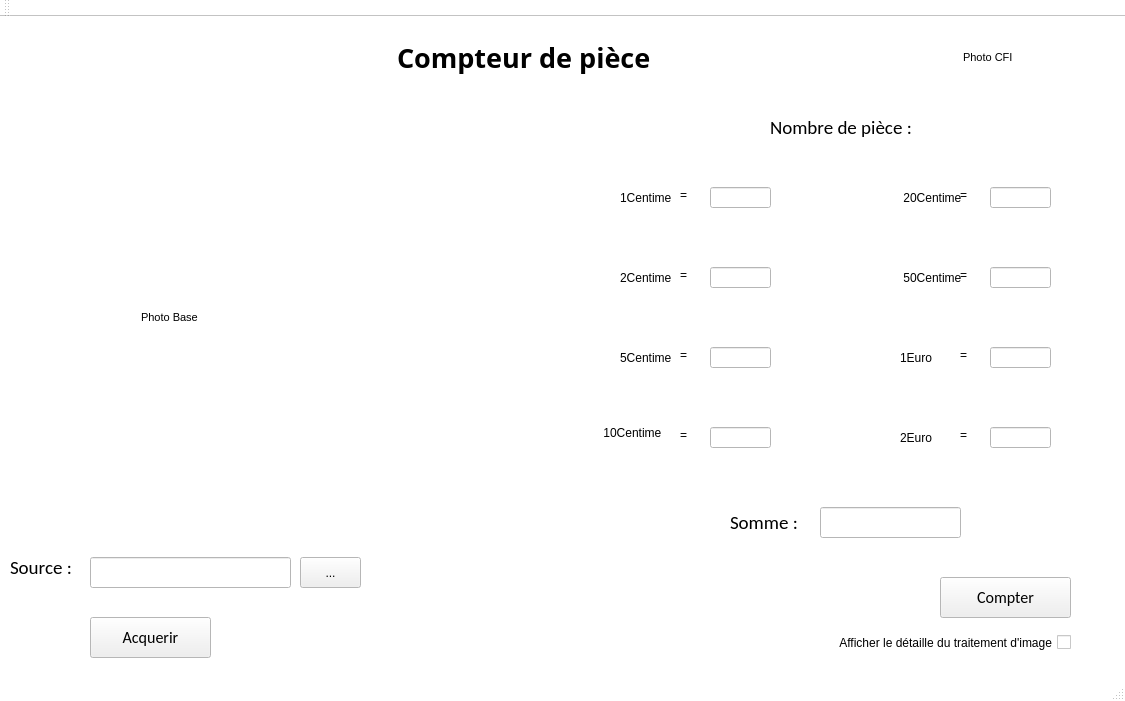
<?xml version="1.0" encoding="UTF-8"?>
<ui version="4.0">
 <class>MainWindow</class>
 <widget class="QMainWindow" name="MainWindow">
  <property name="geometry">
   <rect>
    <x>0</x>
    <y>0</y>
    <width>1125</width>
    <height>701</height>
   </rect>
  </property>
  <property name="palette">
   <palette>
    <active>
     <colorrole role="Base">
      <brush brushstyle="SolidPattern">
       <color alpha="255">
        <red>255</red>
        <green>255</green>
        <blue>255</blue>
       </color>
      </brush>
     </colorrole>
     <colorrole role="Window">
      <brush brushstyle="SolidPattern">
       <color alpha="255">
        <red>255</red>
        <green>255</green>
        <blue>255</blue>
       </color>
      </brush>
     </colorrole>
    </active>
    <inactive>
     <colorrole role="Base">
      <brush brushstyle="SolidPattern">
       <color alpha="255">
        <red>255</red>
        <green>255</green>
        <blue>255</blue>
       </color>
      </brush>
     </colorrole>
     <colorrole role="Window">
      <brush brushstyle="SolidPattern">
       <color alpha="255">
        <red>255</red>
        <green>255</green>
        <blue>255</blue>
       </color>
      </brush>
     </colorrole>
    </inactive>
    <disabled>
     <colorrole role="Base">
      <brush brushstyle="SolidPattern">
       <color alpha="255">
        <red>255</red>
        <green>255</green>
        <blue>255</blue>
       </color>
      </brush>
     </colorrole>
     <colorrole role="Window">
      <brush brushstyle="SolidPattern">
       <color alpha="255">
        <red>255</red>
        <green>255</green>
        <blue>255</blue>
       </color>
      </brush>
     </colorrole>
    </disabled>
   </palette>
  </property>
  <property name="windowTitle">
   <string>MainWindow</string>
  </property>
  <widget class="QWidget" name="centralWidget">
   <widget class="QLabel" name="label">
    <property name="geometry">
     <rect>
      <x>390</x>
      <y>20</y>
      <width>451</width>
      <height>41</height>
     </rect>
    </property>
    <property name="palette">
     <palette>
      <active>
       <colorrole role="Text">
        <brush brushstyle="SolidPattern">
         <color alpha="255">
          <red>0</red>
          <green>0</green>
          <blue>255</blue>
         </color>
        </brush>
       </colorrole>
      </active>
      <inactive>
       <colorrole role="Text">
        <brush brushstyle="SolidPattern">
         <color alpha="255">
          <red>0</red>
          <green>0</green>
          <blue>255</blue>
         </color>
        </brush>
       </colorrole>
      </inactive>
      <disabled>
       <colorrole role="Text">
        <brush brushstyle="SolidPattern">
         <color alpha="255">
          <red>120</red>
          <green>120</green>
          <blue>120</blue>
         </color>
        </brush>
       </colorrole>
      </disabled>
     </palette>
    </property>
    <property name="font">
     <font>
      <family>Source Code Pro</family>
      <pointsize>20</pointsize>
      <weight>75</weight>
      <italic>false</italic>
      <bold>true</bold>
     </font>
    </property>
    <property name="text">
     <string> Compteur de pièce</string>
    </property>
   </widget>
   <widget class="QLabel" name="lPhotoBase">
    <property name="geometry">
     <rect>
      <x>10</x>
      <y>110</y>
      <width>511</width>
      <height>381</height>
     </rect>
    </property>
    <property name="font">
     <font>
      <pointsize>8</pointsize>
     </font>
    </property>
    <property name="text">
     <string>                                           Photo Base</string>
    </property>
   </widget>
   <widget class="QPushButton" name="pbAcquerir">
    <property name="geometry">
     <rect>
      <x>90</x>
      <y>600</y>
      <width>121</width>
      <height>41</height>
     </rect>
    </property>
    <property name="font">
     <font>
      <family>Calibri</family>
      <pointsize>12</pointsize>
     </font>
    </property>
    <property name="text">
     <string>Acquerir</string>
    </property>
   </widget>
   <widget class="QToolButton" name="tbSource">
    <property name="geometry">
     <rect>
      <x>300</x>
      <y>540</y>
      <width>61</width>
      <height>31</height>
     </rect>
    </property>
    <property name="text">
     <string>...</string>
    </property>
   </widget>
   <widget class="QLineEdit" name="leSource">
    <property name="geometry">
     <rect>
      <x>90</x>
      <y>540</y>
      <width>201</width>
      <height>31</height>
     </rect>
    </property>
   </widget>
   <widget class="QLabel" name="label_2">
    <property name="geometry">
     <rect>
      <x>10</x>
      <y>530</y>
      <width>81</width>
      <height>41</height>
     </rect>
    </property>
    <property name="font">
     <font>
      <family>Calibri</family>
      <pointsize>14</pointsize>
     </font>
    </property>
    <property name="text">
     <string>Source :</string>
    </property>
   </widget>
   <widget class="QLabel" name="label_3">
    <property name="geometry">
     <rect>
      <x>680</x>
      <y>170</y>
      <width>31</width>
      <height>16</height>
     </rect>
    </property>
    <property name="text">
     <string>=</string>
    </property>
   </widget>
   <widget class="QLabel" name="label_4">
    <property name="geometry">
     <rect>
      <x>680</x>
      <y>250</y>
      <width>31</width>
      <height>16</height>
     </rect>
    </property>
    <property name="text">
     <string>=</string>
    </property>
   </widget>
   <widget class="QLabel" name="label_5">
    <property name="geometry">
     <rect>
      <x>680</x>
      <y>330</y>
      <width>31</width>
      <height>16</height>
     </rect>
    </property>
    <property name="text">
     <string>=</string>
    </property>
   </widget>
   <widget class="QLabel" name="label_6">
    <property name="geometry">
     <rect>
      <x>680</x>
      <y>410</y>
      <width>31</width>
      <height>16</height>
     </rect>
    </property>
    <property name="text">
     <string>=</string>
    </property>
   </widget>
   <widget class="QLabel" name="label_8">
    <property name="geometry">
     <rect>
      <x>770</x>
      <y>90</y>
      <width>211</width>
      <height>41</height>
     </rect>
    </property>
    <property name="font">
     <font>
      <family>Calibri</family>
      <pointsize>14</pointsize>
     </font>
    </property>
    <property name="text">
     <string>Nombre de pièce :</string>
    </property>
   </widget>
   <widget class="QLineEdit" name="lineEdit">
    <property name="geometry">
     <rect>
      <x>710</x>
      <y>170</y>
      <width>61</width>
      <height>21</height>
     </rect>
    </property>
    <property name="readOnly">
     <bool>true</bool>
    </property>
   </widget>
   <widget class="QPushButton" name="pbCompter">
    <property name="geometry">
     <rect>
      <x>940</x>
      <y>560</y>
      <width>131</width>
      <height>41</height>
     </rect>
    </property>
    <property name="font">
     <font>
      <family>Calibri</family>
      <pointsize>12</pointsize>
     </font>
    </property>
    <property name="text">
     <string>Compter</string>
    </property>
   </widget>
   <widget class="QLineEdit" name="lineEdit_2">
    <property name="geometry">
     <rect>
      <x>710</x>
      <y>250</y>
      <width>61</width>
      <height>21</height>
     </rect>
    </property>
    <property name="readOnly">
     <bool>true</bool>
    </property>
   </widget>
   <widget class="QLineEdit" name="lineEdit_3">
    <property name="geometry">
     <rect>
      <x>710</x>
      <y>330</y>
      <width>61</width>
      <height>21</height>
     </rect>
    </property>
    <property name="readOnly">
     <bool>true</bool>
    </property>
   </widget>
   <widget class="QLineEdit" name="lineEdit_4">
    <property name="geometry">
     <rect>
      <x>710</x>
      <y>410</y>
      <width>61</width>
      <height>21</height>
     </rect>
    </property>
    <property name="readOnly">
     <bool>true</bool>
    </property>
   </widget>
   <widget class="QLabel" name="label_9">
    <property name="geometry">
     <rect>
      <x>960</x>
      <y>170</y>
      <width>31</width>
      <height>16</height>
     </rect>
    </property>
    <property name="text">
     <string>=</string>
    </property>
   </widget>
   <widget class="QLabel" name="label_10">
    <property name="geometry">
     <rect>
      <x>960</x>
      <y>410</y>
      <width>31</width>
      <height>16</height>
     </rect>
    </property>
    <property name="text">
     <string>=</string>
    </property>
   </widget>
   <widget class="QLineEdit" name="lineEdit_7">
    <property name="geometry">
     <rect>
      <x>990</x>
      <y>250</y>
      <width>61</width>
      <height>21</height>
     </rect>
    </property>
    <property name="readOnly">
     <bool>true</bool>
    </property>
   </widget>
   <widget class="QLineEdit" name="lineEdit_8">
    <property name="geometry">
     <rect>
      <x>990</x>
      <y>330</y>
      <width>61</width>
      <height>21</height>
     </rect>
    </property>
    <property name="readOnly">
     <bool>true</bool>
    </property>
   </widget>
   <widget class="QLabel" name="label_12">
    <property name="geometry">
     <rect>
      <x>960</x>
      <y>330</y>
      <width>31</width>
      <height>16</height>
     </rect>
    </property>
    <property name="text">
     <string>=</string>
    </property>
   </widget>
   <widget class="QLineEdit" name="lineEdit_9">
    <property name="geometry">
     <rect>
      <x>990</x>
      <y>410</y>
      <width>61</width>
      <height>21</height>
     </rect>
    </property>
    <property name="readOnly">
     <bool>true</bool>
    </property>
   </widget>
   <widget class="QLabel" name="label_13">
    <property name="geometry">
     <rect>
      <x>960</x>
      <y>250</y>
      <width>31</width>
      <height>16</height>
     </rect>
    </property>
    <property name="text">
     <string>=</string>
    </property>
   </widget>
   <widget class="QLineEdit" name="lineEdit_10">
    <property name="geometry">
     <rect>
      <x>990</x>
      <y>170</y>
      <width>61</width>
      <height>21</height>
     </rect>
    </property>
    <property name="readOnly">
     <bool>true</bool>
    </property>
   </widget>
   <widget class="QLabel" name="label_14">
    <property name="geometry">
     <rect>
      <x>730</x>
      <y>490</y>
      <width>91</width>
      <height>31</height>
     </rect>
    </property>
    <property name="font">
     <font>
      <family>Calibri</family>
      <pointsize>14</pointsize>
     </font>
    </property>
    <property name="text">
     <string>Somme :</string>
    </property>
   </widget>
   <widget class="QLineEdit" name="leSomme">
    <property name="geometry">
     <rect>
      <x>820</x>
      <y>490</y>
      <width>141</width>
      <height>31</height>
     </rect>
    </property>
    <property name="readOnly">
     <bool>true</bool>
    </property>
   </widget>
   <widget class="QLabel" name="lPhotoCFI">
    <property name="geometry">
     <rect>
      <x>960</x>
      <y>0</y>
      <width>171</width>
      <height>81</height>
     </rect>
    </property>
    <property name="font">
     <font>
      <pointsize>8</pointsize>
     </font>
    </property>
    <property name="text">
     <string> Photo CFI</string>
    </property>
   </widget>
   <widget class="QLabel" name="l1Centime">
    <property name="geometry">
     <rect>
      <x>620</x>
      <y>150</y>
      <width>81</width>
      <height>61</height>
     </rect>
    </property>
    <property name="text">
     <string>1Centime</string>
    </property>
   </widget>
   <widget class="QLabel" name="l2Centime">
    <property name="geometry">
     <rect>
      <x>620</x>
      <y>230</y>
      <width>81</width>
      <height>61</height>
     </rect>
    </property>
    <property name="text">
     <string>2Centime</string>
    </property>
   </widget>
   <widget class="QLabel" name="l5Centime">
    <property name="geometry">
     <rect>
      <x>620</x>
      <y>310</y>
      <width>81</width>
      <height>61</height>
     </rect>
    </property>
    <property name="text">
     <string>5Centime</string>
    </property>
   </widget>
   <widget class="QLabel" name="l10Centime">
    <property name="geometry">
     <rect>
      <x>600</x>
      <y>380</y>
      <width>81</width>
      <height>71</height>
     </rect>
    </property>
    <property name="text">
     <string> 10Centime</string>
    </property>
   </widget>
   <widget class="QLabel" name="l20Centime">
    <property name="geometry">
     <rect>
      <x>900</x>
      <y>150</y>
      <width>81</width>
      <height>61</height>
     </rect>
    </property>
    <property name="text">
     <string> 20Centime</string>
    </property>
   </widget>
   <widget class="QLabel" name="l50Centime">
    <property name="geometry">
     <rect>
      <x>900</x>
      <y>230</y>
      <width>81</width>
      <height>61</height>
     </rect>
    </property>
    <property name="text">
     <string> 50Centime</string>
    </property>
   </widget>
   <widget class="QLabel" name="l1Euro">
    <property name="geometry">
     <rect>
      <x>900</x>
      <y>310</y>
      <width>81</width>
      <height>61</height>
     </rect>
    </property>
    <property name="text">
     <string>1Euro</string>
    </property>
   </widget>
   <widget class="QLabel" name="l2Euro">
    <property name="geometry">
     <rect>
      <x>900</x>
      <y>390</y>
      <width>81</width>
      <height>61</height>
     </rect>
    </property>
    <property name="text">
     <string>2Euro</string>
    </property>
   </widget>
   <widget class="QCheckBox" name="cbDetaille">
    <property name="geometry">
     <rect>
      <x>810</x>
      <y>600</y>
      <width>261</width>
      <height>51</height>
     </rect>
    </property>
    <property name="layoutDirection">
     <enum>Qt::RightToLeft</enum>
    </property>
    <property name="text">
     <string>Afficher le détaille du traitement d'image</string>
    </property>
   </widget>
  </widget>
  <widget class="QMenuBar" name="menuBar">
   <property name="geometry">
    <rect>
     <x>0</x>
     <y>0</y>
     <width>1125</width>
     <height>26</height>
    </rect>
   </property>
  </widget>
  <widget class="QToolBar" name="mainToolBar">
   <attribute name="toolBarArea">
    <enum>TopToolBarArea</enum>
   </attribute>
   <attribute name="toolBarBreak">
    <bool>false</bool>
   </attribute>
  </widget>
  <widget class="QStatusBar" name="statusBar"/>
 </widget>
 <layoutdefault spacing="6" margin="11"/>
 <resources/>
 <connections/>
</ui>
